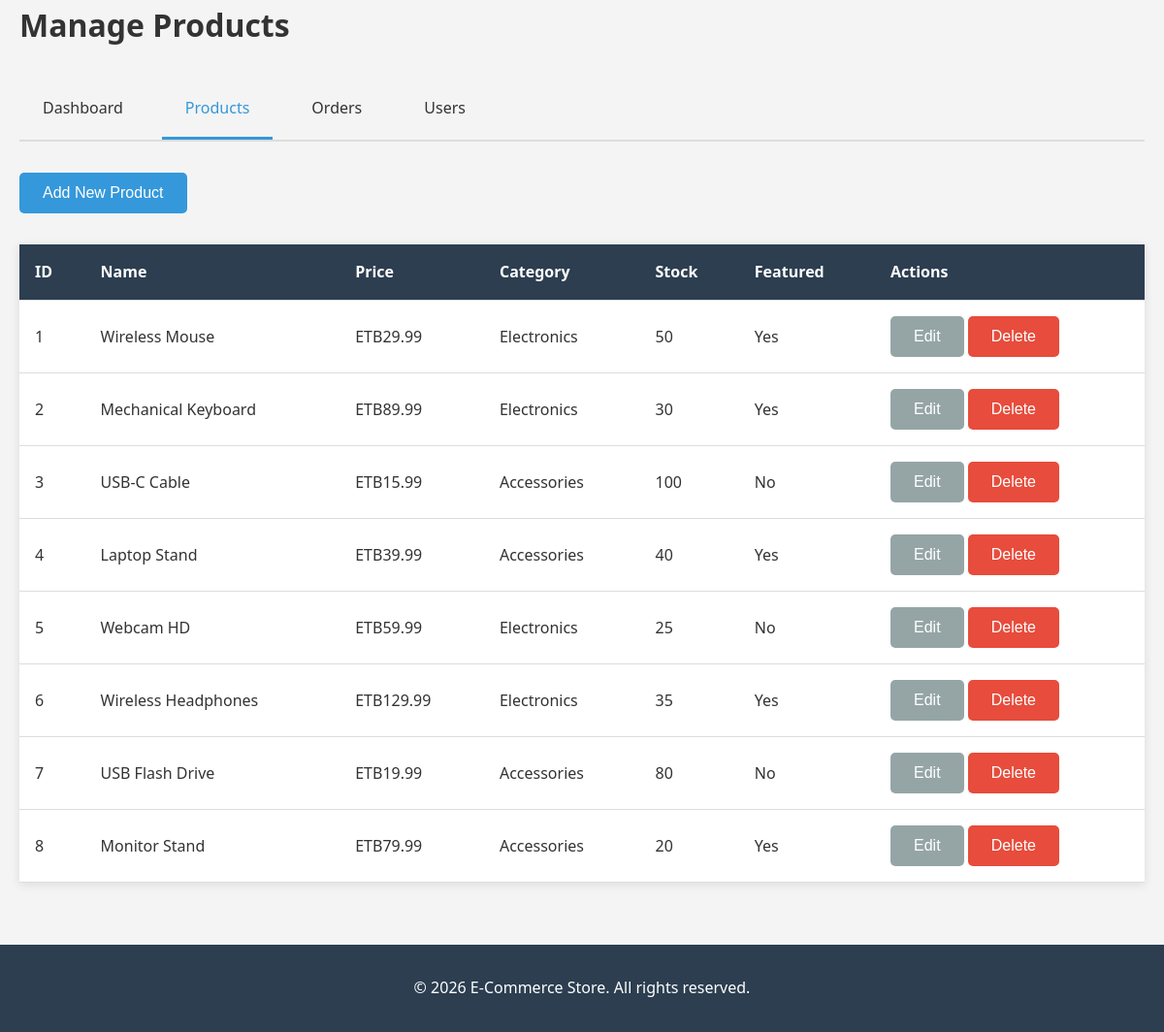
/admin/products.php (signed in), run on the app's committed database.
### tables this page shows
CREATE TABLE IF NOT EXISTS products (
    id INT AUTO_INCREMENT PRIMARY KEY,
    name VARCHAR(200) NOT NULL,
    description TEXT,
    price DECIMAL(10, 2) NOT NULL,
    image VARCHAR(255),
    category VARCHAR(100),
    stock INT DEFAULT 0,
    featured BOOLEAN DEFAULT 0,
    created_at TIMESTAMP DEFAULT CURRENT_TIMESTAMP
);

### admin/products.php (the view, shortened to what this page needs)
<?php
require_once '../config/database.php';
$products = $pdo->query("SELECT * FROM products ORDER BY created_at DESC")->fetchAll();
?>
<!DOCTYPE html>
<html lang="en">
<head>
    <link rel="stylesheet" href="../assets/css/style.css">
    <link rel="stylesheet" href="../assets/css/admin.css">
</head>
<body>
    <main class="admin-page">
        <div class="container">
            <h1>Manage Products</h1>
            <div class="admin-nav">
                <a href="index.php">Dashboard</a>
                <a href="products.php" class="active">Products</a>
                <a href="orders.php">Orders</a>
                <a href="users.php">Users</a>
            </div>
            <div class="admin-actions">
                <button onclick="showAddForm()" class="btn btn-primary">Add New Product</button>
            </div>
            <table class="admin-table">
                <thead>
                    <tr>
                        <th>ID</th>
                        <th>Name</th>
                        <th>Price</th>
                        <th>Category</th>
                        <th>Stock</th>
                        <th>Featured</th>
                        <th>Actions</th>
                    </tr>
                </thead>
                <tbody>
                    <?php foreach ($products as $product): ?>
                        <tr>
                            <td><?php echo $product['id']; ?></td>
                            <td><?php echo htmlspecialchars($product['name']); ?></td>
                            <td>ETB<?php echo number_format($product['price'], 2); ?></td>
                            <td><?php echo htmlspecialchars($product['category']); ?></td>
                            <td><?php echo $product['stock']; ?></td>
                            <td><?php echo $product['featured'] ? 'Yes' : 'No'; ?></td>
                            <td>
                                <button onclick="editProduct(<?php echo htmlspecialchars(json_encode($product)); ?>)"
                                        class="btn btn-secondary">Edit</button>
                                <form method="POST" style="display: inline;"
                                      onsubmit="return confirm('Are you sure you want to delete this product?');">
                                    <button type="submit" name="delete_product" class="btn btn-danger">Delete</button>
                                </form>
                            </td>
                        </tr>
                    <?php endforeach; ?>
                </tbody>
            </table>
        </div>
    </main>
    <?php include '../includes/footer.php'; ?>
</body>
</html>

### includes/footer.php
<footer class="footer">
    <div class="container">
        <p>&copy; 2026 E-Commerce Store. All rights reserved.</p>
    </div>
</footer>

### assets/css/style.css (style rules this page uses)
* { margin: 0; padding: 0; box-sizing: border-box; }
body { font-family: 'Segoe UI', Tahoma, Geneva, Verdana, sans-serif; line-height: 1.6; color: #333; background-color: #f4f4f4; }
.container { max-width: 1200px; margin: 0 auto; padding: 0 20px; }
.btn { padding: 0.75rem 1.5rem; border: none; border-radius: 5px; cursor: pointer; text-decoration: none; display: inline-block; transition: background 0.3s; font-size: 1rem; }
.btn-primary { background: #3498db; color: white; }
.btn-secondary { background: #95a5a6; color: white; }
.btn-danger { background: #e74c3c; color: white; }
.footer { background: #2c3e50; color: white; text-align: center; padding: 2rem 0; margin-top: 4rem; }

### assets/css/admin.css (style rules this page uses)
.admin-nav { display: flex; gap: 1rem; margin: 2rem 0; border-bottom: 2px solid #ddd; }
.admin-nav a { padding: 1rem 1.5rem; text-decoration: none; color: #333; border-bottom: 3px solid transparent; transition: all 0.3s; }
.admin-nav a:hover, .admin-nav a.active { color: #3498db; border-bottom-color: #3498db; }
.admin-table { width: 100%; background: white; border-collapse: collapse; margin: 2rem 0; box-shadow: 0 2px 10px rgba(0,0,0,0.1); }
.admin-table th, .admin-table td { padding: 1rem; text-align: left; border-bottom: 1px solid #ddd; }
.admin-table th { background: #2c3e50; color: white; }
.admin-actions { margin: 2rem 0; }

### data on the page
products: id "1", name "Wireless Mouse", price "29.99", category "Electronics", stock "50", featured "Yes"
products: id "2", name "Mechanical Keyboard", price "89.99", category "Electronics", stock "30", featured "Yes"
products: id "3", name "USB-C Cable", price "15.99", category "Accessories", stock "100", featured "No"
products: id "4", name "Laptop Stand", price "39.99", category "Accessories", stock "40", featured "Yes"
products: id "5", name "Webcam HD", price "59.99", category "Electronics", stock "25", featured "No"
products: id "6", name "Wireless Headphones", price "129.99", category "Electronics", stock "35", featured "Yes"
products: id "7", name "USB Flash Drive", price "19.99", category "Accessories", stock "80", featured "No"
products: id "8", name "Monitor Stand", price "79.99", category "Accessories", stock "20", featured "Yes"
